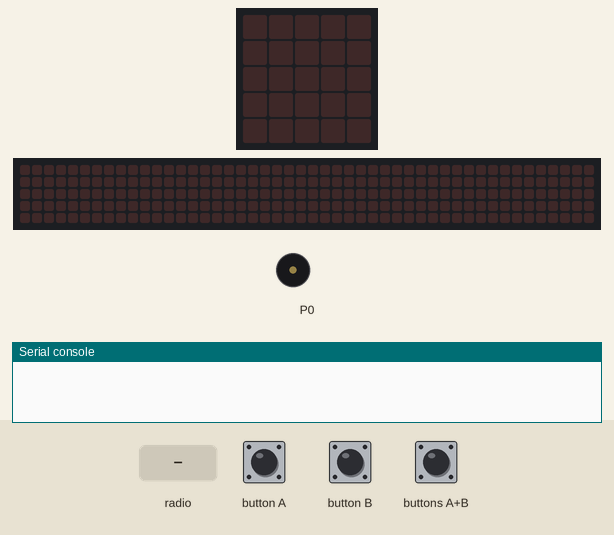
Recording of a program running on a simulated BBC micro:bit (MakeCode). Shown: the board's 5×5 LED display, a strip that is not on the board, showing the scrolling text unrolled, buzzer (waves = sounding), the last lines printed to the serial console. Inputs (shaded band) come from the test bench. No radio messages arrive unless stated (any console line starting 'radio sent:' is added by the test bench); the 48×5 strip is a reading aid, not a part: it shows the text the display is scrolling, unrolled, one strip-width of it at a time.

Above: at 1.2 s.
1.3 s: radio message "What's up ?" arrives
At 1.7 s:
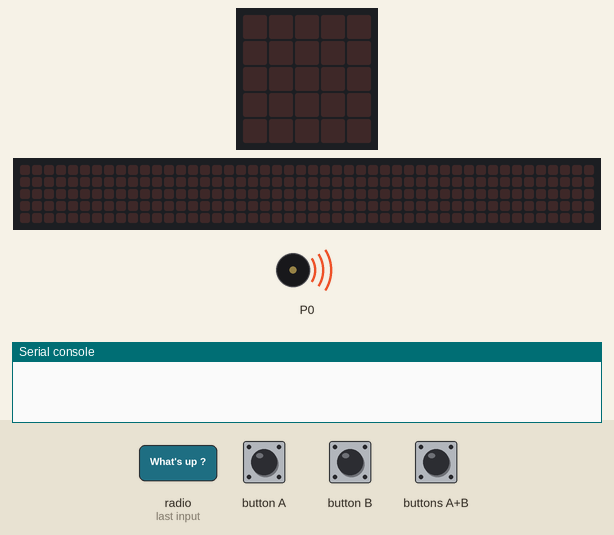
4.3 s: buttons A+B pressed for 0.15 s
At 12.0 s:
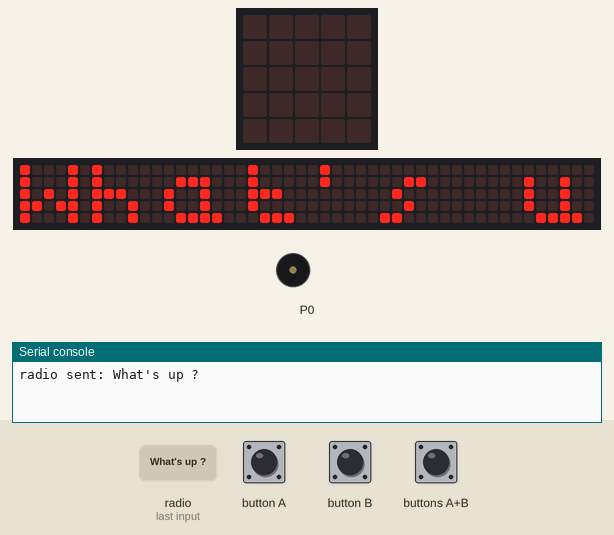
Timing chart, 0 to 13.5 s (numbered marks = the images above; inputs shaded):
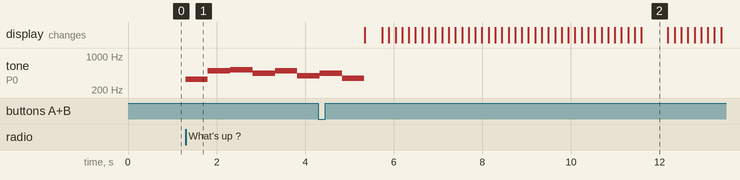

The program:

main.ts
```typescript
input.onButtonPressed(Button.AB, function () {
    radio.sendString("What's up ?")
})
radio.onReceivedString(function (receivedString) {
    music.playMelody("E B C5 A B G A F ", 120)
    basic.showLeds(`
        . . # . .
        . # # . .
        . . # . .
        . . # . .
        . # # # .
        `)
    basic.showString(receivedString)
})
radio.setGroup(123)
basic.forever(function () {

})
```

test.ts
```typescript
// testene settes inn her; disse vil ikke kompilert så lenge denne pakken blir brukt som en utvidelse.
```

Measured:
- after the input at 1.3 s, tone on P0: plays 330 Hz for 0.51 s, 494 Hz for 0.51 s, 523 Hz for 0.51 s, 440 Hz for 0.51 s, 494 Hz for 0.51 s, 392 Hz for 0.47 s, starting at once
- what the display in image 2 shows lasts 0.6 s, from 11.6 s to 12.2 s
